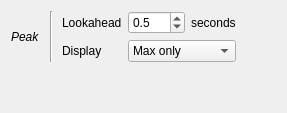
                     <widget class="QWidget" name="_peak_page">
                      <layout class="QVBoxLayout" name="verticalLayout_43">
                       <item>
                        <layout class="QGridLayout" name="gridLayout_11">
                         <property name="topMargin">
                          <number>0</number>
                         </property>
                         <item row="0" column="2">
                          <widget class="QLabel" name="label_26">
                           <property name="text">
                            <string>Lookahead</string>
                           </property>
                          </widget>
                         </item>
                         <item row="0" column="3">
                          <widget class="QDoubleSpinBox" name="_ToolPeakLook">
                           <property name="toolTip">
                            <string>&lt;html&gt;&lt;head/&gt;&lt;body&gt;&lt;p&gt;Minimum distance between two peaks&lt;/p&gt;&lt;/body&gt;&lt;/html&gt;</string>
                           </property>
                           <property name="decimals">
                            <number>1</number>
                           </property>
                           <property name="value">
                            <double>0.500000000000000</double>
                           </property>
                          </widget>
                         </item>
                         <item row="1" column="2">
                          <widget class="QLabel" name="label_28">
                           <property name="text">
                            <string>Display</string>
                           </property>
                          </widget>
                         </item>
                         <item row="0" column="4">
                          <widget class="QLabel" name="label_27">
                           <property name="text">
                            <string>seconds</string>
                           </property>
                          </widget>
                         </item>
                         <item row="1" column="3" colspan="2">
                          <widget class="QComboBox" name="_ToolPeakMinMax">
                           <property name="toolTip">
                            <string>&lt;html&gt;&lt;head/&gt;&lt;body&gt;&lt;p&gt;Search either for maximum / minimum / both&lt;/p&gt;&lt;/body&gt;&lt;/html&gt;</string>
                           </property>
                           <item>
                            <property name="text">
                             <string>Max only</string>
                            </property>
                           </item>
                           <item>
                            <property name="text">
                             <string>Min only</string>
                            </property>
                           </item>
                           <item>
                            <property name="text">
                             <string>Min and Max</string>
                            </property>
                           </item>
                          </widget>
                         </item>
                         <item row="0" column="5">
                          <spacer name="horizontalSpacer_38">
                           <property name="orientation">
                            <enum>Qt::Horizontal</enum>
                           </property>
                           <property name="sizeHint" stdset="0">
                            <size>
                             <width>40</width>
                             <height>20</height>
                            </size>
                           </property>
                          </spacer>
                         </item>
                         <item row="0" column="0" rowspan="2">
                          <widget class="QLabel" name="label_50">
                           <property name="font">
                            <font>
                             <italic>true</italic>
                             <stylestrategy>PreferDefault</stylestrategy>
                             <kerning>true</kerning>
                            </font>
                           </property>
                           <property name="text">
                            <string>Peak</string>
                           </property>
                          </widget>
                         </item>
                         <item row="0" column="1" rowspan="2">
                          <widget class="Line" name="line">
                           <property name="minimumSize">
                            <size>
                             <width>10</width>
                             <height>0</height>
                            </size>
                           </property>
                           <property name="orientation">
                            <enum>Qt::Vertical</enum>
                           </property>
                          </widget>
                         </item>
                        </layout>
                       </item>
                       <item>
                        <spacer name="verticalSpacer_14">
                         <property name="orientation">
                          <enum>Qt::Vertical</enum>
                         </property>
                         <property name="sizeHint" stdset="0">
                          <size>
                           <width>20</width>
                           <height>40</height>
                          </size>
                         </property>
                        </spacer>
                       </item>
                      </layout>
                     </widget>
